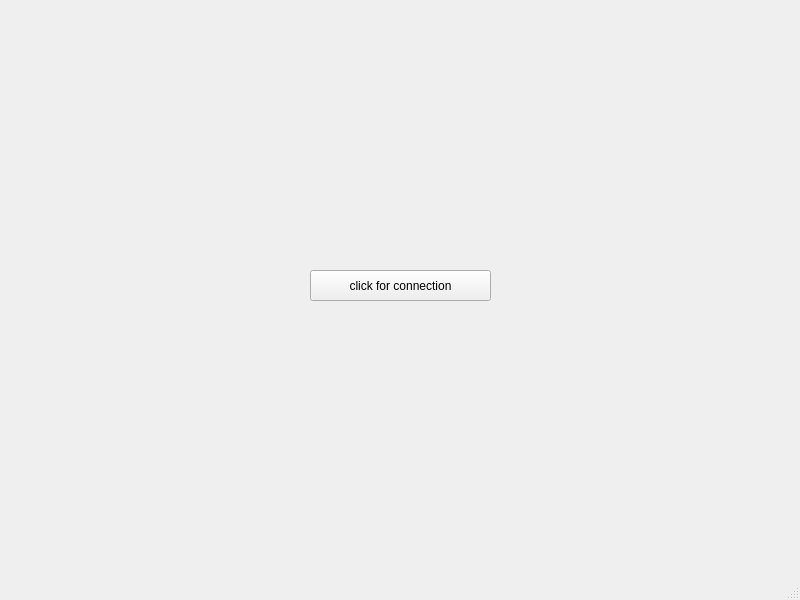
<?xml version="1.0" encoding="UTF-8"?>
<ui version="4.0">
 <class>MainWindow</class>
 <widget class="QMainWindow" name="MainWindow">
  <property name="geometry">
   <rect>
    <x>0</x>
    <y>0</y>
    <width>800</width>
    <height>600</height>
   </rect>
  </property>
  <property name="windowTitle">
   <string>MainWindow</string>
  </property>
  <widget class="QWidget" name="centralwidget">
   <widget class="QPushButton" name="pushButton">
    <property name="geometry">
     <rect>
      <x>310</x>
      <y>270</y>
      <width>181</width>
      <height>31</height>
     </rect>
    </property>
    <property name="text">
     <string>click for connection</string>
    </property>
   </widget>
  </widget>
  <widget class="QMenuBar" name="menubar">
   <property name="geometry">
    <rect>
     <x>0</x>
     <y>0</y>
     <width>800</width>
     <height>26</height>
    </rect>
   </property>
  </widget>
  <widget class="QStatusBar" name="statusbar"/>
 </widget>
 <resources/>
 <connections/>
</ui>
